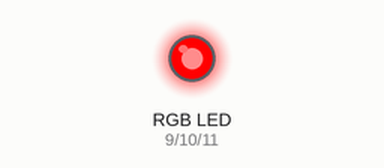
The sketch below on a simulated Arduino Uno, built with avr-gcc and run on an emulated ATmega328P. Shown: an RGB LED mixed from three pins (HIGH = lit).

Above: at 0.1 s.
At 4.52 s:
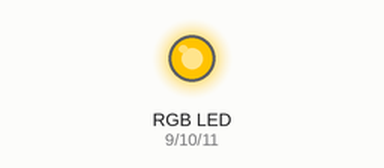
At 8.74 s:
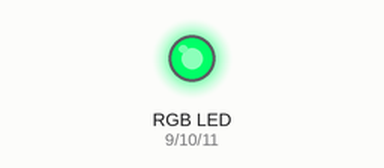
At 17.47 s:
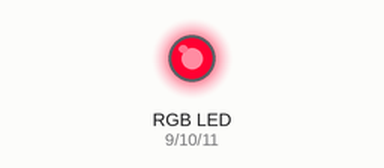
At 28.53 s:
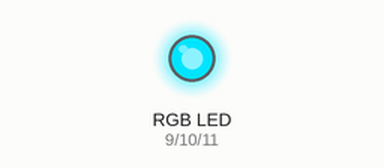
At 39.59 s:
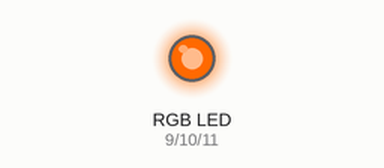
Timing chart, 0 to 40.0 s (numbered marks = the images above):
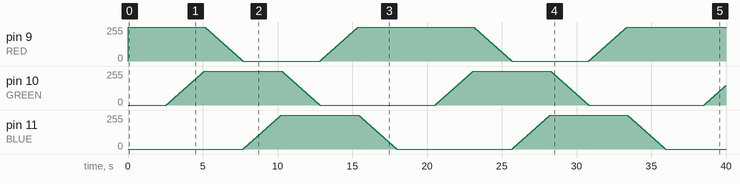

The sketch:

rgbLED.ino
```cpp
#define RED 9
#define GREEN 10
#define BLUE 11

//byte counter = 0;

// Renk değerleri
int red   = 255;
int green = 0;
int blue  = 0;

void setup() {
  Serial.begin(9600);
  pinMode(RED, OUTPUT);
  pinMode(GREEN, OUTPUT);
  pinMode(BLUE, OUTPUT);

}


void loop() {
  // Renkten renge yumuşak geçiş
  fadeToColor(255, 0, 0);    // Kırmızı
  fadeToColor(255, 255, 0);  // Sarı
  fadeToColor(0, 255, 0);    // Yeşil
  fadeToColor(0, 255, 255);  // Camgöbeği
  fadeToColor(0, 0, 255);    // Mavi
  fadeToColor(255, 0, 255);  // Mor
  fadeToColor(255, 0, 0);    // Kırmızıya dönüş
}

// Hedef renge doğru yavaş geçiş fonksiyonu
void fadeToColor(int rTarget, int gTarget, int bTarget) {
  for (int i = 0; i <= 255; i++) {
    red   = approach(red, rTarget, 1);
    green = approach(green, gTarget, 1);
    blue  = approach(blue, bTarget, 1);

    analogWrite(RED,   red);   // Ortak anot için tersle
    analogWrite(GREEN, green); // Ortak anot için tersle
    analogWrite(BLUE,  blue);  // Ortak anot için tersle

    delay(10); // Geçiş yumuşaklığı (düşürürsen hızlanır)
  }
}

// Mevcut değeri hedefe yaklaştır
int approach(int current, int target, int step) {
  if (current < target) return min(current + step, target);
  if (current > target) return max(current - step, target);
  return current;
}
```
